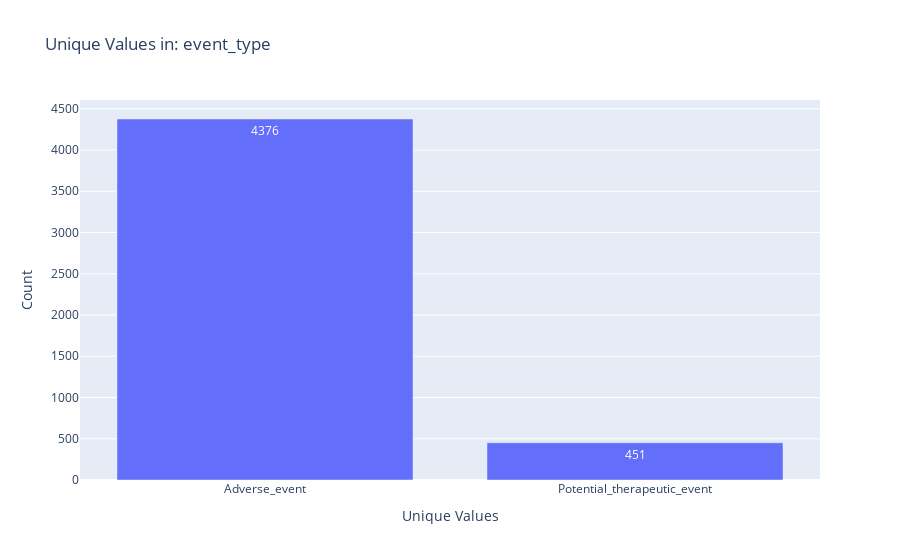

This figure's notebook cell:
### Code cell
selected_column = 'event_type'

# Count unique values in each column
unique_values = df[selected_column].value_counts()

# Create a bar chart using Plotly
fig = go.Figure(data=[go.Bar(x=unique_values.index, y=unique_values.values,
                            text=unique_values.values, textposition='auto')])
fig.update_layout(title=f'Unique Values in: {selected_column}',
                  xaxis_title='Unique Values', yaxis_title='Count')

### Figure 1 — Plotly figure (JSON) as saved in the notebook; plotly's stock layout.template omitted (floating-point values rounded to 4 significant figures)
{"data": [{"text": [4376, 451], "textposition": "auto", "type": "bar", "x": ["Adverse_event", "Potential_therapeutic_event"], "y": [4376, 451]}], "layout": {"title": {"text": "Unique Values in: event_type"}, "xaxis": {"title": {"text": "Unique Values"}}, "yaxis": {"title": {"text": "Count"}}}}
